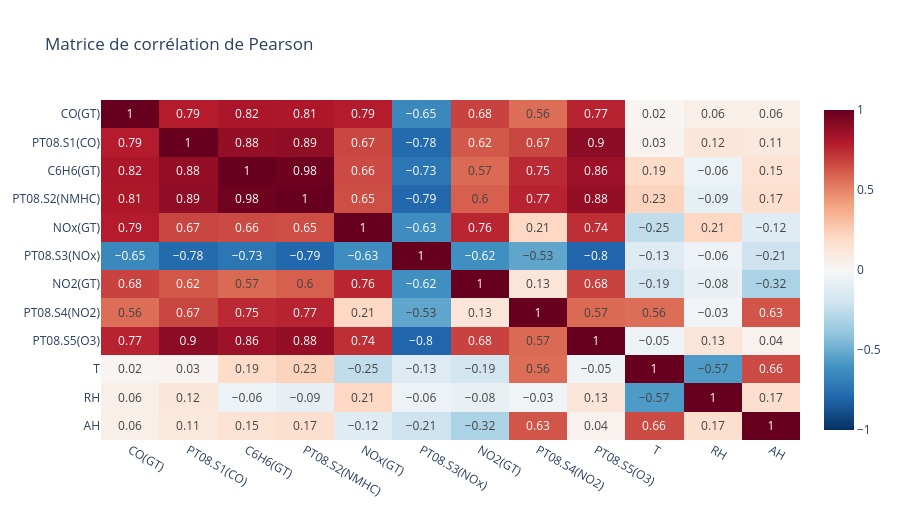

Notebook code for this chart:
### Markdown cell above
## 6. Corrélation entre les variables

### Code cell
corr = df.corr(numeric_only=True).round(2)

fig = px.imshow(corr, text_auto=True, color_continuous_scale='RdBu_r',
                zmin=-1, zmax=1, title='Matrice de corrélation de Pearson', aspect='auto')
fig.update_layout(height=520)
fig.show()

### Figure 1 — Plotly figure (JSON) as saved in the notebook; plotly's stock layout.template omitted (floating-point values rounded to 4 significant figures; data arrays with more than 128 entries replaced by an {"elided": "..."} marker saying what was removed)
{"data": [{"coloraxis": "coloraxis", "hovertemplate": "x: %{x}<br>y: %{y}<br>color: %{z}<extra></extra>", "name": "0", "texttemplate": "%{z}", "type": "heatmap", "x": ["CO(GT)", "PT08.S1(CO)", "C6H6(GT)", "PT08.S2(NMHC)", "NOx(GT)", "PT08.S3(NOx)", "NO2(GT)", "PT08.S4(NO2)", "PT08.S5(O3)", "T", "RH", "AH"], "xaxis": "x", "y": ["CO(GT)", "PT08.S1(CO)", "C6H6(GT)", "PT08.S2(NMHC)", "NOx(GT)", "PT08.S3(NOx)", "NO2(GT)", "PT08.S4(NO2)", "PT08.S5(O3)", "T", "RH", "AH"], "yaxis": "y", "z": {"elided": "12x12 float values"}}], "layout": {"coloraxis": {"autocolorscale": false, "cmax": 1, "cmin": -1, "colorscale": [[0, "rgb(5,48,97)"], [0.1, "rgb(33,102,172)"], [0.2, "rgb(67,147,195)"], [0.3, "rgb(146,197,222)"], [0.4, "rgb(209,229,240)"], [0.5, "rgb(247,247,247)"], [0.6, "rgb(253,219,199)"], [0.7, "rgb(244,165,130)"], [0.8, "rgb(214,96,77)"], [0.9, "rgb(178,24,43)"], [1, "rgb(103,0,31)"]]}, "height": 520, "title": {"text": "Matrice de corrélation de Pearson"}, "xaxis": {"anchor": "y", "domain": [0, 1]}, "yaxis": {"anchor": "x", "autorange": "reversed", "domain": [0, 1]}}}
